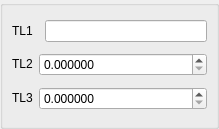
<?xml version="1.0" encoding="UTF-8"?>
<ui version="4.0">
 <class>MyDlgRef_1Sel2Spin_QTD</class>
 <widget class="QWidget" name="MyDlgRef_1Sel2Spin_QTD">
  <property name="geometry">
   <rect>
    <x>0</x>
    <y>0</y>
    <width>219</width>
    <height>129</height>
   </rect>
  </property>
  <property name="windowTitle">
   <string/>
  </property>
  <layout class="QGridLayout">
   <property name="margin">
    <number>0</number>
   </property>
   <property name="spacing">
    <number>0</number>
   </property>
   <item row="0" column="0">
    <widget class="QGroupBox" name="GroupBox1">
     <property name="title">
      <string/>
     </property>
     <layout class="QGridLayout">
      <property name="margin">
       <number>9</number>
      </property>
      <property name="spacing">
       <number>6</number>
      </property>
      <item row="2" column="1" colspan="2">
       <widget class="SalomeApp_DoubleSpinBox" name="SpinBox_DY">
        <property name="decimals">
         <number>6</number>
        </property>
        <property name="maximum">
         <double>1000000000.000000000000000</double>
        </property>
       </widget>
      </item>
      <item row="1" column="1" colspan="2">
       <widget class="SalomeApp_DoubleSpinBox" name="SpinBox_DX">
        <property name="decimals">
         <number>6</number>
        </property>
        <property name="maximum">
         <double>1000000000.000000000000000</double>
        </property>
       </widget>
      </item>
      <item row="1" column="0">
       <widget class="QLabel" name="TextLabel2">
        <property name="sizePolicy">
         <sizepolicy hsizetype="Fixed" vsizetype="Fixed">
          <horstretch>0</horstretch>
          <verstretch>0</verstretch>
         </sizepolicy>
        </property>
        <property name="text">
         <string>TL2</string>
        </property>
        <property name="wordWrap">
         <bool>false</bool>
        </property>
       </widget>
      </item>
      <item row="2" column="0">
       <widget class="QLabel" name="TextLabel3">
        <property name="sizePolicy">
         <sizepolicy hsizetype="Fixed" vsizetype="Fixed">
          <horstretch>0</horstretch>
          <verstretch>0</verstretch>
         </sizepolicy>
        </property>
        <property name="text">
         <string>TL3</string>
        </property>
        <property name="wordWrap">
         <bool>false</bool>
        </property>
       </widget>
      </item>
      <item row="0" column="0">
       <widget class="QLabel" name="TextLabel1">
        <property name="sizePolicy">
         <sizepolicy hsizetype="Fixed" vsizetype="Fixed">
          <horstretch>0</horstretch>
          <verstretch>0</verstretch>
         </sizepolicy>
        </property>
        <property name="text">
         <string>TL1</string>
        </property>
        <property name="wordWrap">
         <bool>false</bool>
        </property>
       </widget>
      </item>
      <item row="0" column="2">
       <widget class="QLineEdit" name="LineEdit1"/>
      </item>
     </layout>
    </widget>
   </item>
  </layout>
 </widget>
 <layoutdefault spacing="6" margin="11"/>
 <pixmapfunction>qPixmapFromMimeSource</pixmapfunction>
 <customwidgets>
  <customwidget>
   <class>SalomeApp_DoubleSpinBox</class>
   <extends>QDoubleSpinBox</extends>
   <header location="global">SalomeApp_DoubleSpinBox.h</header>
  </customwidget>
 </customwidgets>
 <tabstops>
  <tabstop>LineEdit1</tabstop>
  <tabstop>SpinBox_DX</tabstop>
  <tabstop>SpinBox_DY</tabstop>
 </tabstops>
 <resources/>
 <connections/>
</ui>
